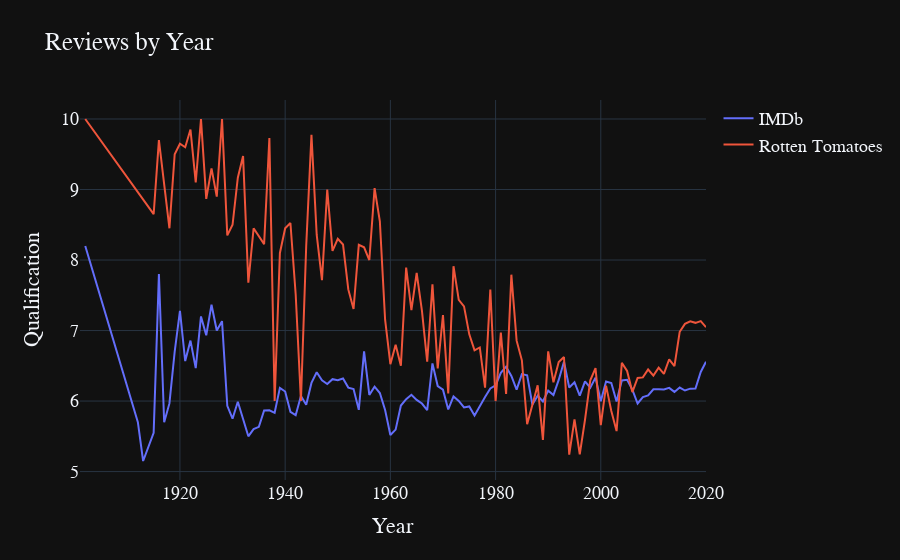

The cell this chart's notebook holds for it:
### Code cell
fig2 = go.Figure()

fig2.add_trace(go.Scatter(
    x=year_cals.index,
    y=year_cals['IMDb'],
    name = 'IMDb', # Style name/legend entry with html tags
    connectgaps=True # override default to connect the gaps
))
fig2.add_trace(go.Scatter(
    x=year_cals.index,
    y=year_cals['Rotten Tomatoes'],
    name='Rotten Tomatoes',
    connectgaps=True
))
fig2.update_layout(template="plotly_dark",
    title="Reviews by Year",
    xaxis_title="Year",
    yaxis_title="Qualification",
    font=dict(
        family="Courier New, monospace",
        size=18,
    )
)
